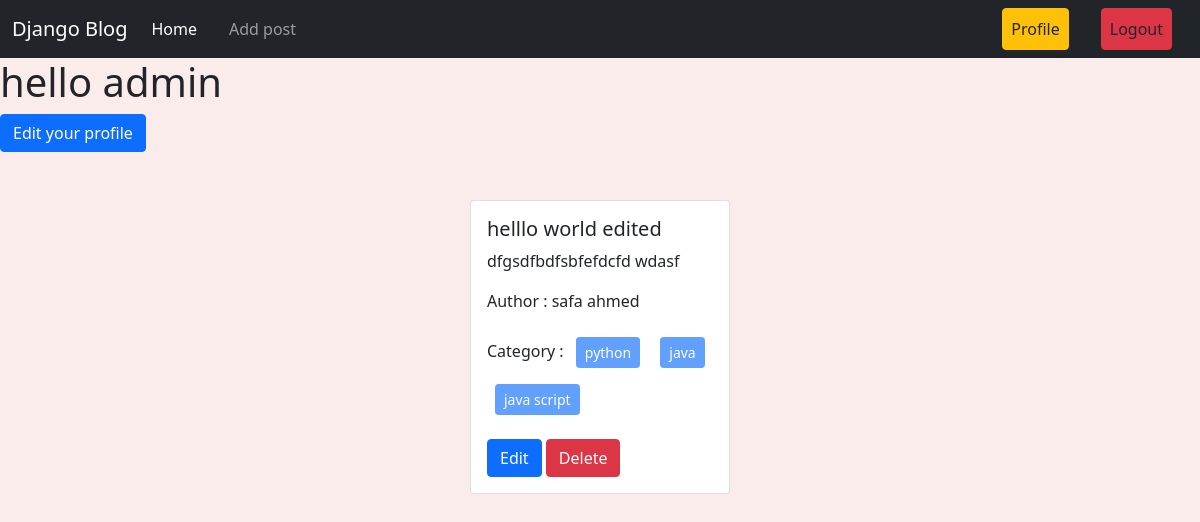
The app's page /author/profile/ (signed in) with its own data.
### posts/models.py (models this page shows, shortened)
class Post(models.Model):
    title = models.CharField(max_length=100)
    content = models.TextField()
    catagory = models.ManyToManyField(Category)
    author = models.ForeignKey(User, on_delete=models.CASCADE)

### categories/models.py (models this page shows, shortened)
class Category(models.Model):
    name = models.CharField(max_length=100)
    slug = models.SlugField(max_length=100,null=True,blank=True,unique=True)

### author/views.py (the view)
# urls.py: path('profile/', views.profile , name = 'profile'),
@login_required
def profile(request):
    data = Post.objects.filter(author = request.user)
    return render(request , 'profile.html',{'data':data , 'user':request.user})

### author/templates/profile.html
{% extends 'base.html' %}
{% load crispy_forms_tags %}
{% block contant %}
<h1>hello {{user}}</h1>
<div>
    <a class="btn btn-primary" href="{% url 'edit_profile' %}"> Edit your profile</a>
</div>
<div class="d-flex flex-wrap justify-content-center px-5 pt-5">
    {% for post in data %}
    <div class="col-sm-3 ">
        <div class="card mx-2">
            <div class="card-body">
                <h5 class="card-title">{{post.title}}</h5>
                <p class="card-text">{{post.content}}</p>
                <p>Author : {{post.author.first_name}} {{post.author.last_name}}</p>
                 <p>
                    Category : {% for cat in post.catagory.all %}
                    <button class="btn btn-primary btn-sm m-2" disabled> {{cat.name}} </button>
                    {% endfor %}
                </p>
                <a href="{% url 'edit_post' post.id %}" class="btn btn-primary">Edit</a>
                <a href="{% url 'delete_post' post.id %}" class="btn btn-danger">Delete</a>
            </div>
        </div>
    </div>
    {% endfor %}
</div>
{% endblock %}

### records on screen
Post: title "helllo world edited", content "dfgsdfbdfsbfefdcfd wdasf", author.first_name "safa", author.last_name "ahmed"
Category: name "python"
Category: name "java"
Category: name "java script"

### other values on screen
{{ user }} "admin"
